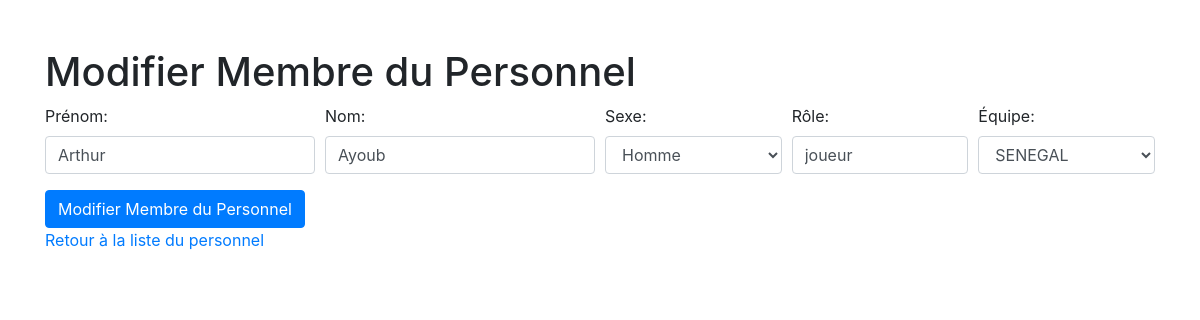
/personnel/modifier_personnel.php?id=59, run on the app's committed database.
### tables this page shows
CREATE TABLE IF NOT EXISTS personnel (
  id_personnel int NOT NULL AUTO_INCREMENT,
  prenom varchar(50) DEFAULT NULL,
  nom varchar(50) DEFAULT NULL,
  sexe varchar(50) DEFAULT NULL,
  role varchar(50) DEFAULT NULL,
  id_equipe int NOT NULL,
  PRIMARY KEY (id_personnel),
  KEY id_equipe (id_equipe)
);

CREATE TABLE IF NOT EXISTS equipe (
  id_equipe int NOT NULL AUTO_INCREMENT,
  nom_equipe varchar(50) NOT NULL,
  PRIMARY KEY (id_equipe),
  UNIQUE KEY nom_equipe (nom_equipe)
);

### personnel/modifier_personnel.php (the view, shortened to what this page needs)
<?php
include('config.php');
if (isset($_GET['id'])) {
    $id_personnel = $_GET['id'];
    $query = "SELECT * FROM personnel WHERE id_personnel = :id_personnel";
    $stmt = $pdo->prepare($query);
    $stmt->bindParam(':id_personnel', $id_personnel);
    $stmt->execute();
    $individu = $stmt->fetch(PDO::FETCH_ASSOC);
} else {
    die('ID de membre du personnel non spécifié.');
}
$queryEquipes = "SELECT * FROM equipe";
$stmtEquipes = $pdo->prepare($queryEquipes);
$stmtEquipes->execute();
$equipes = $stmtEquipes->fetchAll(PDO::FETCH_ASSOC);
?>
<!DOCTYPE html>
<html lang="en">
<head>
    <link rel="stylesheet" href="https://stackpath.bootstrapcdn.com/bootstrap/4.3.1/css/bootstrap.min.css">
</head>
<body>
    <div class="container mt-5">
        <h1>Modifier Membre du Personnel</h1>
        <form method="post">
            <div class="form-row">
                <div class="form-group col-md-3">
                    <label for="prenom">Prénom:</label>
                    <input type="text" class="form-control" name="prenom" value="<?php echo $individu['prenom']; ?>" required>
                </div>
                <div class="form-group col-md-3">
                    <label for="nom">Nom:</label>
                    <input type="text" class="form-control" name="nom" value="<?php echo $individu['nom']; ?>" required>
                </div>
                <div class="form-group col-md-2">
                    <label for="sexe">Sexe:</label>
                    <select class="form-control" name="sexe" required>
                        <option value="homme" <?php echo ($individu['sexe'] === 'homme') ? 'selected' : ''; ?>>Homme</option>
                    </select>
                </div>
                <div class="form-group col-md-2">
                    <label for="role">Rôle:</label>
                    <input type="text" class="form-control" name="role" value="<?php echo $individu['role']; ?>" required>
                </div>
                <div class="form-group col-md-2">
                    <label for="id_equipe">Équipe:</label>
                    <select class="form-control" name="id_equipe" required>
                        <?php foreach ($equipes as $equipe): ?>
                            <option value="<?php echo $equipe['id_equipe']; ?>" <?php echo ($individu['id_equipe'] == $equipe['id_equipe']) ? 'selected' : ''; ?>>
                                <?php echo $equipe['nom_equipe']; ?>
                            </option>
                        <?php endforeach; ?>
                    </select>
                </div>
            </div>
            <button type="submit" class="btn btn-primary" name="modifier_personnel">Modifier Membre du Personnel</button>
        </form>
        <p><a href="personnel.php">Retour à la liste du personnel</a></p>
    </div>
</body>
</html>

### data on the page
personnel: prenom "Arthur", nom "Ayoub", sexe "Homme", role "joueur", id_equipe "SENEGAL"
